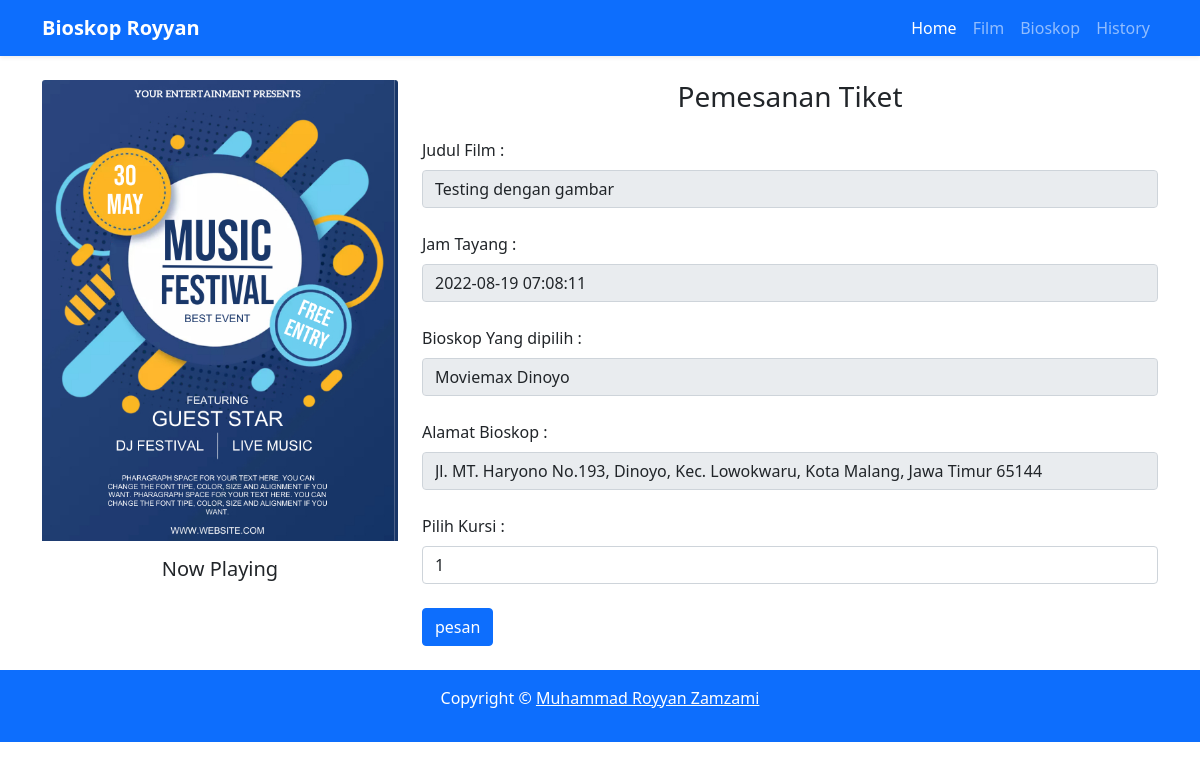
Page /film/pesan/1 on the committed database.
### tables this page shows
CREATE TABLE `jadwal` (
  `id_jadwal` int(11) NOT NULL,
  `kd_jadwal` varchar(255) NOT NULL,
  `judul_film` int(11) NOT NULL,
  `bioskop` int(11) NOT NULL,
  `tgl_waktu_tayang` datetime NOT NULL,
  `jumlah_kursi` int(11) NOT NULL
);

CREATE TABLE `film` (
  `id_film` int(11) NOT NULL,
  `kd_film` varchar(255) NOT NULL,
  `judul_film` varchar(255) NOT NULL,
  `tgl_launc` date NOT NULL,
  `synopsys` text NOT NULL,
  `genre` varchar(100) NOT NULL,
  `poster` varchar(255) DEFAULT NULL
);

CREATE TABLE `bioskop` (
  `id_bioskop` int(11) NOT NULL,
  `kd_bioskop` varchar(255) NOT NULL,
  `nama_bioskop` varchar(255) NOT NULL,
  `kota` varchar(100) NOT NULL,
  `alamat_lengkap` text NOT NULL,
  `harga` varchar(100) NOT NULL,
  `foto` varchar(255) NOT NULL
);

### application/libraries/Template.php (called while the page is built)
<?php
class Template
{
    var $template_data = [];
    function set($name, $value)
    {
        $this->template_data[$name] = $value;
    }
    function load($template = '', $view = '', $view_data = [], $return = false)
    {
        $this->CI = &get_instance();
        $this->set('contents', $this->CI->load->view($view, $view_data, TRUE));
        return $this->CI->load->view($template, $this->template_data, $return);
    }
}

### application/controllers/Film.php (called while the page is built, shortened)
<?php
class Film extends CI_Controller
{
    public function pesan($id)
    {
        $get = $this->jadwal->get(['j.id_jadwal' => $id])->row();
        $data = array(
            'title' => 'List Film',
            'row' => $get,
        );
        $this->template->load('template', 'film/formPesan', $data);
    }
}

### index.php (called while the page is built, shortened)
<?php
require_once BASEPATH.'core/CodeIgniter.php';

### application/models/Jadwal_m.php (called while the page is built, shortened)
<?php
class Jadwal_m extends CI_Model
{
    public function get($where = null)
    {
        $this->db->select(
            'j.id_jadwal, j.judul_film as jd, j.kd_jadwal, j.bioskop, ,tgl_waktu_tayang, j.jumlah_kursi,
            f.kd_film, f.judul_film, f.tgl_launc, f.synopsys, f.genre, f.poster,
            b.kd_bioskop, b.nama_bioskop, b.kota, b.alamat_lengkap, b.harga, b.foto'
        );
        $this->db->from('jadwal as j');
        if ($where != null) {
            $this->db->where($where);
        }
        $this->db->join('film as f', 'f.id_film = j.judul_film');
        $this->db->join('bioskop as b', 'b.id_bioskop = j.bioskop');
        return $this->db->get();
    }
}

### application/views/film/formPesan.php (the view, shortened to what this page needs)
<section>
    <div class="container">
        <div class="row mb-4">
            <div class="col-md-4">
                <img src="<?= base_url() ?>assets/uploads/poster/<?= $row->poster ?>" class="card-img-top mb-3">
                <h5 class="text-center mb-4">Now Playing</h5>
            </div>
            <div class="col-md-8">
                <form action="<?= site_url('film/transaksi') ?>" method="post">
                    <h3 class="text-center mb-4">Pemesanan Tiket</h3>
                    <label for="inputPassword5" class="form-label">Judul Film :</label>
                    <input type="text" name="nama_film" id="inputPassword5" class="form-control mb-4" value="<?= $row->judul_film ?>" readonly>
                    <label for="inputPassword5" class="form-label">Jam Tayang :</label>
                    <input type="text" name="jam_tayang" id="inputPassword5" class="form-control mb-4" value="<?= $row->tgl_waktu_tayang ?>" readonly>
                    <label for="inputPassword5" class="form-label">Bioskop Yang dipilih :</label>
                    <input type="text" name="nama_bioskop" id="inputPassword5" class="form-control mb-4" value="<?= $row->nama_bioskop ?>" readonly>
                    <label for="inputPassword5" class="form-label">Alamat Bioskop :</label>
                    <input type="text" id="inputPassword5" class="form-control mb-4" value="<?= $row->alamat_lengkap ?>" readonly>
                    <label for="inputPassword5" class="form-label">Pilih Kursi :</label>
                    <select name="kursi" class="form-control mb-4">
                        <?php
                        for ($i = 1; $i <= $row->jumlah_kursi; $i++) { ?>
                            <option value="<?= $i ?>"><?= $i ?></option>
                        <?php }
                        ?>
                    </select>
                    <button type="submit" class="btn btn-primary">
                        pesan
                    </button>
                </form>
            </div>
        </div>
    </div>
</section>

### assets/style.css (style rules this page uses)
section { padding-top: 5rem; }

### rows in the picture
jadwal: judul_film.poster (picture), nama_film "Testing dengan gambar", jam_tayang "2022-08-19 07:08:11", nama_bioskop "Moviemax Dinoyo", bioskop.alamat_lengkap "Jl. MT. Haryono No.193, Dinoyo, Kec. Lowokwaru, Kota Malang, Jawa Timur 65144"

### other values in the picture
form field kursi "1"
